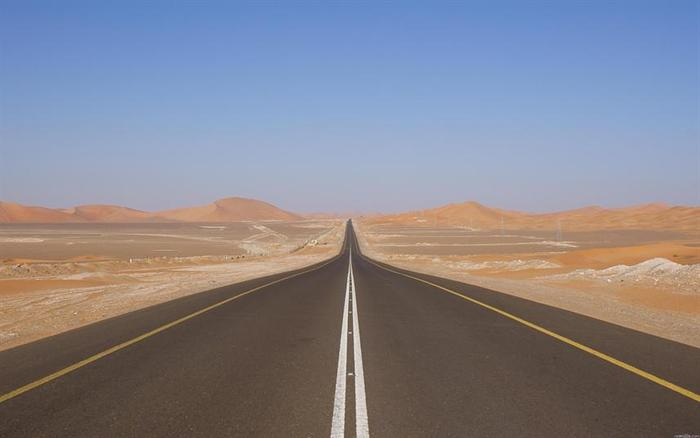
#> input picture road.jpg, 700 x 438 px
$ python code.py
#> lines starting #> are read from the running program, lines starting #| are printed output that depends on the picture; after the words box and inside, x2 and y2 are one past the last pixel; in counts of white or black regions, pixels touching at a corner belong together
from turtle import width
import cv2 as c
import numpy as np

img= c.imread("road.jpg")
#> img is the input picture: shape (438, 700, 3); mean B, G, R 140.5, 131.4, 133.1
gray=c.cvtColor(img,c.COLOR_BGR2GRAY)
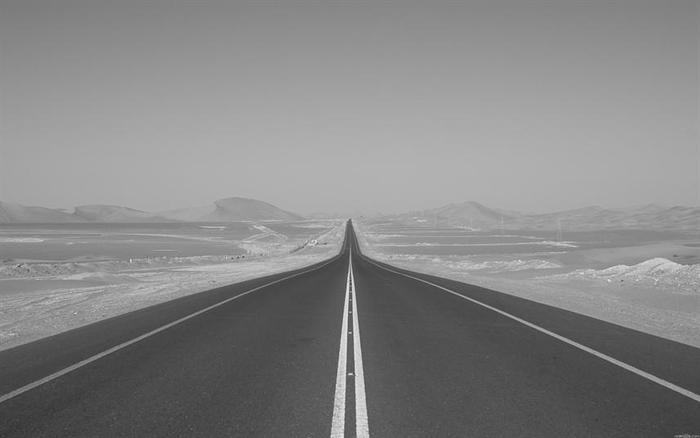
#> gray: shape (438, 700); min 47, max 236, mean 132.9
edges=c.Canny(gray,50,150,apertureSize=3)
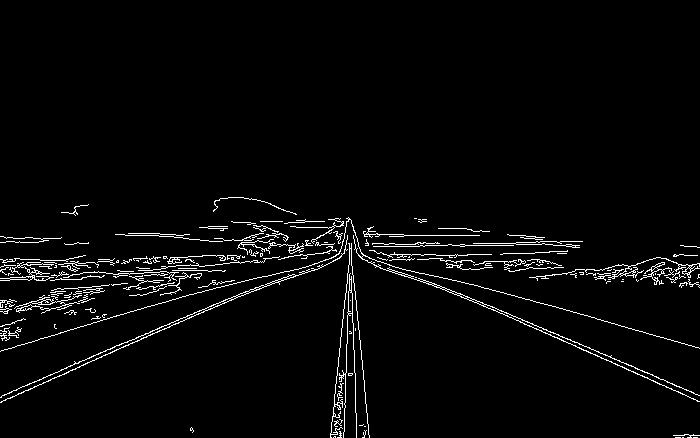
#> edges: shape (438, 700); 3.1% white in thin lines or dots, all inside (x1, y1, x2, y2) = (0, 197, 700, 438)
lines= c.HoughLines(edges,1,np.pi/180,200)
#> lines = [[82, 1.99], [367, 1.15], [90, 1.97], [364, 1.17]]

for line in lines:
    rho,theta = line[0]
    a=np.cos(theta)
    b=np.sin(theta)
    x0=a*rho
    y0=b*rho

    x1=int(x0+1000*(-b))
    y1=int(y0+1000*(a))

    x2=int(x0-1000*(-b))
    y2=int(y0-1000*(a))
    c.line(img,(x1,y1),(x2,y2),(0,0,255),2)
#> this loop made 4 passes
#> (rho, theta, a, b, x0, y0, x1, y1) on passes 1 to 4: (82, 1.99, -0.407, 0.914, -33.35, 74.91, -946, -331), (367, 1.15, 0.407, 0.914, 149.3, 335.3, -764, 742), (90, 1.97, -0.391, 0.921, -35.17, 82.85, -955, -307), (364, 1.17, 0.391, 0.921, 142.2, 335.1, -778, 725)
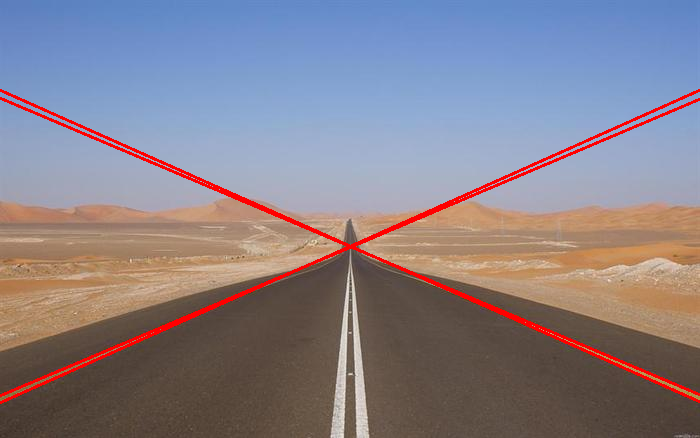
#> img: shape (438, 700, 3); 2.6% of pixels changed, all inside (x1, y1, x2, y2) = (0, 89, 700, 404)

c.imshow("image",img)
c.imshow("canny",edges)
c.waitKey(0)

c.destroyAllWindows()
